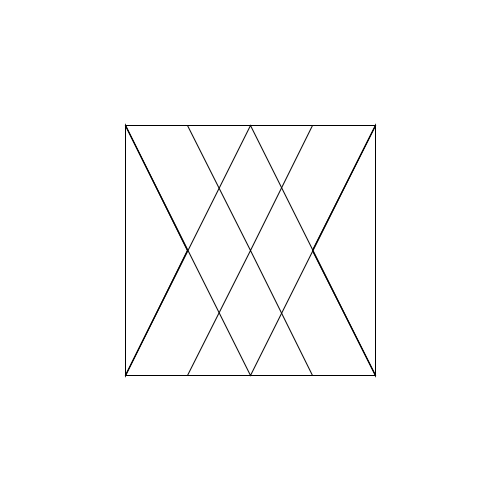
Frame 1 (no input)
Frame 2 (the mouse pressed at the canvas centre, redrawn once): identical to frame 1, image omitted

The Processing sketch that drew this single still picture (run headless with seeded random() and noise(); the mouse was pressed at the canvas centre and the sketch redrawn once):

// Processing sketch: processing_86337
// ── processing_86337.pde

void setup ()
{
 
 size(500,500);
background(#FFFFFF);
noLoop();
  
}

void draw ()

{
noFill();


triangle(125,375,250,125,375,375);

triangle (125,125,250,375,375,125); 

triangle(187.5,250,125,125,125,375);
triangle(312.5,250,375,125,375,375);


triangle(187.5,250,125,125,125,375);
triangle(312.5,250,375,125,375,375);

triangle(187.5,125,250,250,312.5,125);
triangle(187.5,375,250,250,312.5,375);

noStroke();


triangle(125,375,250,125,375,375);
 
 
  
}
